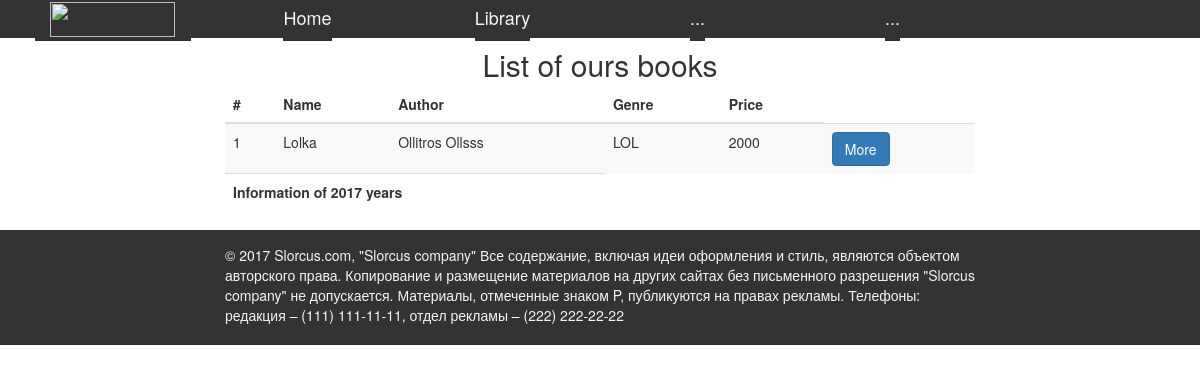
/library/, run on an earlier commit of the app's database.
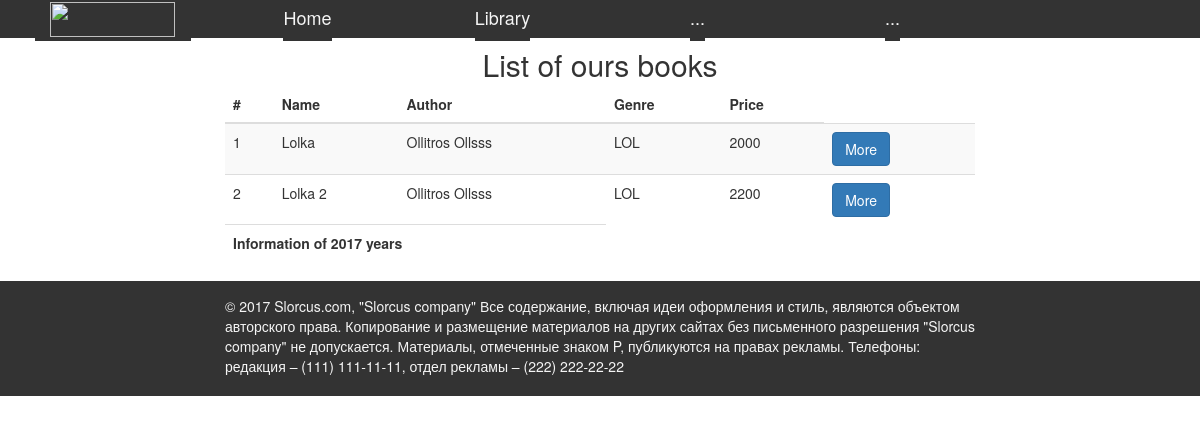
And on a later commit of the database.
### Library/models.py (models this page shows, shortened)
class Book(models.Model):
    name = models.CharField(max_length=48)
    author = models.ForeignKey(Author, blank=True, null=True, default=None)
    genre = models.ForeignKey(Genre, blank=True, null=True, default=None)
    price = models.CharField(max_length=32)
    description = models.TextField(max_length=4096)
    class Meta:
        verbose_name_plural = "Books"
        verbose_name = "Book"

class Author(models.Model):
    name = models.CharField(max_length=48)
    sur_name = models.CharField(max_length=48)
    def __str__(self):
        return "%s %s" % (self.name, self.sur_name)
    class Meta:
        verbose_name_plural = "Authors"
        verbose_name = "Author"

class Genre(models.Model):
    name = models.CharField(max_length=48)
    def __str__(self):
        return "%s" % self.name
    class Meta:
        verbose_name_plural = "Genres"
        verbose_name = "Genre"

### Library/views.py (the view)
# urls.py: url(r'^library/$', views.library, name='library'),
def library(request):
    books = Book.objects.all()
    return render(request, 'library/library.html', locals())

### templates/library/library.html
{% extends 'BASE.html' %}
{% load static %}
{% block content %}
    <h2 style="text-align: center; margin: 0px; margin-bottom: 5px;">List of ours books</h2>
    <div class="row">
        <div class="col-md-8 col-md-offset-2">
            <table class="table table-striped">
                <thead>
        <tr>
            <th>#</th> <th>Name</th> <th>Author</th> <th>Genre</th> <th>Price</th>
        </tr>
    </thead>
    <tbody>
        {% for book in books %}
               <tr>
               <td>{{ book.id }}</td> <td>{{ book.name }}</td> <td>{{ book.author }}</td> <td>{{ book.genre }}</td> <td>{{ book.price }}</td>
                   <td>
                       <form action="{% url "about_book" book.id %}">
                           <button class="btn btn-primary" type="submit">More</button>
                       </form>
                   </td>
           </tr>
       {% endfor %}
    <tbody>
    <tfoot>
        <tr>
            <th colspan="3">Information of 2017 years</th>
        </tr>
    </tfoot>
            </table>
        </div>
    </div>
{% endblock  %}

### templates/BASE.html (shortened to what this page needs)
{% load static %}
<!DOCTYPE html>
<html lang="en">
<head>
    <link rel="stylesheet" href="https://cdnjs.cloudflare.com/ajax/libs/twitter-bootstrap/3.3.6/css/bootstrap.min.css">
    <link rel="stylesheet" href="{% static 'css/style.css' %}">
</head>
<body>
    <div class="navigation">
        <div class="container">
        {% include 'navbar.html' %}
        </div>
    </div>
    <div class = "main">
        <div class="container">
        {% block content %}
        {% endblock content %}
    </div>
    </div>
    <div class = "footer">
        <div class="container">
        {% include 'footer.html' %}
    </div>
</body>

### templates/navbar.html (shortened to what this page needs)
{% load static %}
<div class="row">
       <div class="col-md-2 logo">
           <a href="{% url 'home' %}"><img src="{% static "media/images/Logo.png" %}"></a>
       </div>
       <div class="col-md-2">
           <a href="{% url 'home' %}">Home</a>
       </div>
       <div class="col-md-2">
           <a href="{% url 'library' %}">Library</a>
       </div>
       <div class="col-md-2">
           <a href="#">...</a>
       </div>
       <div class="col-md-2">
           <a href="#">...</a>
       </div>
    <div class="col-md-2" id="basket">
    </div>
</div>

### templates/footer.html
<div class="row">
       <div class="col-md-8 col-md-offset-2">
           <p> © 2017 Slorcus.com, "Slorcus company"
           Все содержание, включая идеи оформления и стиль, являются объектом авторского права. Копирование и размещение материалов на других сайтах
           без письменного разрешения "Slorcus company" не допускается. Материалы, отмеченные знаком P, публикуются на правах рекламы.
           Телефоны: редакция – (111) 111-11-11, отдел рекламы – (222) 222-22-22
           </p>
       </div>
</div>

### static/css/style.css (style rules this page uses)
.navigation { background-color: #333; margin-bottom: 10px; }
.navigation div { text-align: center; font-size: 18px; }
.navigation a { text-decoration: none; color: whitesmoke; background-color: #333; line-height: 35px; padding-top: 7px; padding-bottom: 11px; }
.navigation .col-md-2 { padding: 0px; height: 38px; }
.navigation .row { height: 38px; }
.footer { background-color: #333; color: whitesmoke; }
.footer p { padding-top: 15px; padding-bottom: 10px; }
.logo img { height: 95%; width: 80%; }
#basket { color: whitesmoke; }

What changed in the data, as far as the page shows it:
added Book: id "2", name "Lolka 2", author "Ollitros Ollsss", genre "LOL", price "2200"
